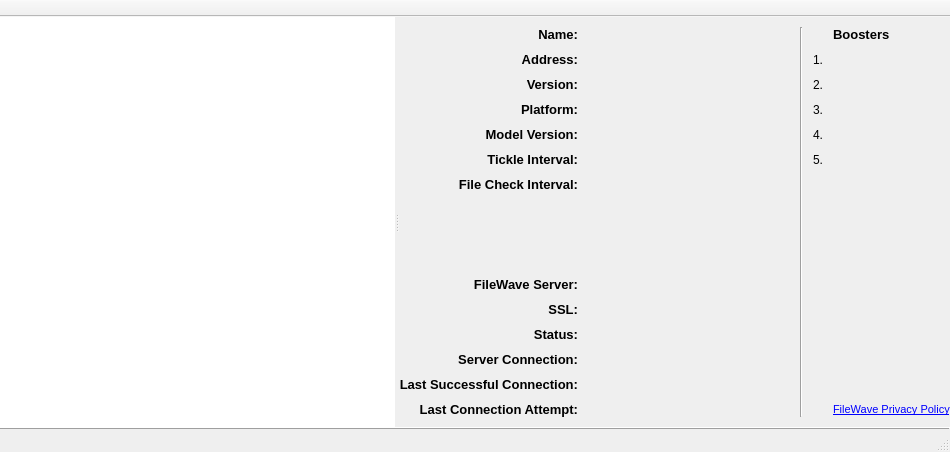
<?xml version="1.0" encoding="UTF-8"?>
<ui version="4.0">
 <class>KioskClientInfo</class>
 <widget class="QMainWindow" name="KioskClientInfo">
  <property name="geometry">
   <rect>
    <x>0</x>
    <y>0</y>
    <width>950</width>
    <height>452</height>
   </rect>
  </property>
  <property name="windowTitle">
   <string>FileWave Kiosk</string>
  </property>
  <property name="unifiedTitleAndToolBarOnMac">
   <bool>true</bool>
  </property>
  <widget class="QWidget" name="centralWidget">
   <layout class="QVBoxLayout" name="verticalLayout_3">
    <property name="spacing">
     <number>0</number>
    </property>
    <property name="leftMargin">
     <number>0</number>
    </property>
    <property name="topMargin">
     <number>0</number>
    </property>
    <property name="rightMargin">
     <number>0</number>
    </property>
    <property name="bottomMargin">
     <number>0</number>
    </property>
    <item>
     <widget class="PrettySplitter" name="installSplitter">
      <property name="orientation">
       <enum>Qt::Horizontal</enum>
      </property>
      <widget class="PrettySplitter" name="paneSplitter">
       <property name="orientation">
        <enum>Qt::Vertical</enum>
       </property>
       <widget class="StyledTreeView" name="leftPane">
        <property name="sizePolicy">
         <sizepolicy hsizetype="Expanding" vsizetype="Expanding">
          <horstretch>0</horstretch>
          <verstretch>4</verstretch>
         </sizepolicy>
        </property>
        <property name="minimumSize">
         <size>
          <width>0</width>
          <height>0</height>
         </size>
        </property>
        <property name="maximumSize">
         <size>
          <width>16777215</width>
          <height>16777215</height>
         </size>
        </property>
        <property name="autoFillBackground">
         <bool>false</bool>
        </property>
        <property name="frameShape">
         <enum>QFrame::NoFrame</enum>
        </property>
        <property name="frameShadow">
         <enum>QFrame::Sunken</enum>
        </property>
        <property name="lineWidth">
         <number>0</number>
        </property>
        <property name="autoScroll">
         <bool>true</bool>
        </property>
        <property name="editTriggers">
         <set>QAbstractItemView::NoEditTriggers</set>
        </property>
        <property name="alternatingRowColors">
         <bool>false</bool>
        </property>
        <property name="iconSize">
         <size>
          <width>24</width>
          <height>24</height>
         </size>
        </property>
        <property name="uniformItemSizes" stdset="0">
         <bool>true</bool>
        </property>
       </widget>
      </widget>
      <widget class="QWidget" name="infoWidget" native="true">
       <layout class="QHBoxLayout" name="horizontalLayout">
        <property name="spacing">
         <number>0</number>
        </property>
        <property name="leftMargin">
         <number>0</number>
        </property>
        <property name="topMargin">
         <number>0</number>
        </property>
        <property name="rightMargin">
         <number>0</number>
        </property>
        <property name="bottomMargin">
         <number>0</number>
        </property>
        <item>
         <layout class="QGridLayout" name="gridLayout" columnstretch="1,2,0,0,1">
          <property name="spacing">
           <number>10</number>
          </property>
          <item row="12" column="0">
           <widget class="QLabel" name="sslLabel">
            <property name="font">
             <font>
              <pointsize>10</pointsize>
              <weight>75</weight>
              <bold>true</bold>
             </font>
            </property>
            <property name="text">
             <string>SSL:</string>
            </property>
            <property name="alignment">
             <set>Qt::AlignRight|Qt::AlignTrailing|Qt::AlignVCenter</set>
            </property>
           </widget>
          </item>
          <item row="12" column="1">
           <widget class="QLabel" name="sslField">
            <property name="font">
             <font>
              <pointsize>10</pointsize>
             </font>
            </property>
            <property name="text">
             <string/>
            </property>
           </widget>
          </item>
          <item row="17" column="0">
           <spacer name="bottomSpacer">
            <property name="orientation">
             <enum>Qt::Vertical</enum>
            </property>
            <property name="sizeType">
             <enum>QSizePolicy::Minimum</enum>
            </property>
            <property name="sizeHint" stdset="0">
             <size>
              <width>20</width>
              <height>10</height>
             </size>
            </property>
           </spacer>
          </item>
          <item row="0" column="0">
           <spacer name="topSpacer">
            <property name="orientation">
             <enum>Qt::Vertical</enum>
            </property>
            <property name="sizeType">
             <enum>QSizePolicy::Minimum</enum>
            </property>
            <property name="sizeHint" stdset="0">
             <size>
              <width>20</width>
              <height>10</height>
             </size>
            </property>
           </spacer>
          </item>
          <item row="4" column="4">
           <widget class="QLabel" name="booster1Field">
            <property name="text">
             <string/>
            </property>
           </widget>
          </item>
          <item row="7" column="4">
           <widget class="QLabel" name="booster4Field">
            <property name="text">
             <string/>
            </property>
           </widget>
          </item>
          <item row="15" column="0">
           <widget class="QLabel" name="lastSuccessfulConnectionLabel">
            <property name="font">
             <font>
              <pointsize>10</pointsize>
              <weight>75</weight>
              <bold>true</bold>
             </font>
            </property>
            <property name="text">
             <string>Last Successful Connection:</string>
            </property>
            <property name="alignment">
             <set>Qt::AlignRight|Qt::AlignTrailing|Qt::AlignVCenter</set>
            </property>
           </widget>
          </item>
          <item row="14" column="0">
           <widget class="QLabel" name="serverConnectionLabel">
            <property name="font">
             <font>
              <pointsize>10</pointsize>
              <weight>75</weight>
              <bold>true</bold>
             </font>
            </property>
            <property name="text">
             <string>Server Connection:</string>
            </property>
            <property name="alignment">
             <set>Qt::AlignRight|Qt::AlignTrailing|Qt::AlignVCenter</set>
            </property>
           </widget>
          </item>
          <item row="15" column="1">
           <widget class="QLabel" name="lastSuccessfulConnectionField">
            <property name="font">
             <font>
              <pointsize>10</pointsize>
             </font>
            </property>
            <property name="text">
             <string/>
            </property>
           </widget>
          </item>
          <item row="7" column="3">
           <widget class="QLabel" name="booster4Label">
            <property name="text">
             <string>4.</string>
            </property>
           </widget>
          </item>
          <item row="5" column="0">
           <widget class="QLabel" name="versionLabel">
            <property name="font">
             <font>
              <pointsize>10</pointsize>
              <weight>75</weight>
              <bold>true</bold>
             </font>
            </property>
            <property name="text">
             <string>Version:</string>
            </property>
            <property name="alignment">
             <set>Qt::AlignRight|Qt::AlignTrailing|Qt::AlignVCenter</set>
            </property>
           </widget>
          </item>
          <item row="5" column="3">
           <widget class="QLabel" name="booster2Label">
            <property name="text">
             <string>2.</string>
            </property>
           </widget>
          </item>
          <item row="13" column="0">
           <widget class="QLabel" name="statusLabel">
            <property name="font">
             <font>
              <pointsize>10</pointsize>
              <weight>75</weight>
              <bold>true</bold>
             </font>
            </property>
            <property name="text">
             <string>Status:</string>
            </property>
            <property name="alignment">
             <set>Qt::AlignRight|Qt::AlignTrailing|Qt::AlignVCenter</set>
            </property>
           </widget>
          </item>
          <item row="6" column="3">
           <widget class="QLabel" name="booster3Label">
            <property name="text">
             <string>3.</string>
            </property>
           </widget>
          </item>
          <item row="5" column="1">
           <widget class="QLabel" name="versionField">
            <property name="font">
             <font>
              <pointsize>10</pointsize>
             </font>
            </property>
            <property name="text">
             <string/>
            </property>
           </widget>
          </item>
          <item row="6" column="0">
           <widget class="QLabel" name="platformLabel">
            <property name="font">
             <font>
              <pointsize>10</pointsize>
              <weight>75</weight>
              <bold>true</bold>
             </font>
            </property>
            <property name="text">
             <string>Platform:</string>
            </property>
            <property name="alignment">
             <set>Qt::AlignRight|Qt::AlignTrailing|Qt::AlignVCenter</set>
            </property>
           </widget>
          </item>
          <item row="4" column="0">
           <widget class="QLabel" name="addressLabel">
            <property name="font">
             <font>
              <pointsize>10</pointsize>
              <weight>75</weight>
              <bold>true</bold>
             </font>
            </property>
            <property name="text">
             <string>Address:</string>
            </property>
            <property name="alignment">
             <set>Qt::AlignRight|Qt::AlignTrailing|Qt::AlignVCenter</set>
            </property>
           </widget>
          </item>
          <item row="9" column="0">
           <widget class="QLabel" name="fileCheckIntervalLabel">
            <property name="font">
             <font>
              <pointsize>10</pointsize>
              <weight>75</weight>
              <bold>true</bold>
             </font>
            </property>
            <property name="text">
             <string>File Check Interval:</string>
            </property>
            <property name="alignment">
             <set>Qt::AlignRight|Qt::AlignTrailing|Qt::AlignVCenter</set>
            </property>
           </widget>
          </item>
          <item row="8" column="4">
           <widget class="QLabel" name="booster5Field">
            <property name="text">
             <string/>
            </property>
           </widget>
          </item>
          <item row="6" column="1">
           <widget class="QLabel" name="platformField">
            <property name="font">
             <font>
              <pointsize>10</pointsize>
             </font>
            </property>
            <property name="text">
             <string/>
            </property>
           </widget>
          </item>
          <item row="8" column="1">
           <widget class="QLabel" name="tickleIntervalField">
            <property name="font">
             <font>
              <pointsize>10</pointsize>
             </font>
            </property>
            <property name="text">
             <string/>
            </property>
           </widget>
          </item>
          <item row="8" column="0">
           <widget class="QLabel" name="tickleIntervalLabel">
            <property name="font">
             <font>
              <pointsize>10</pointsize>
              <weight>75</weight>
              <bold>true</bold>
             </font>
            </property>
            <property name="text">
             <string>Tickle Interval:</string>
            </property>
            <property name="alignment">
             <set>Qt::AlignRight|Qt::AlignTrailing|Qt::AlignVCenter</set>
            </property>
           </widget>
          </item>
          <item row="7" column="1">
           <widget class="QLabel" name="modelVersionField">
            <property name="font">
             <font>
              <pointsize>10</pointsize>
             </font>
            </property>
            <property name="text">
             <string/>
            </property>
           </widget>
          </item>
          <item row="8" column="3">
           <widget class="QLabel" name="booster5Label">
            <property name="text">
             <string>5.</string>
            </property>
           </widget>
          </item>
          <item row="7" column="0">
           <widget class="QLabel" name="modelVersionLabel">
            <property name="font">
             <font>
              <pointsize>10</pointsize>
              <weight>75</weight>
              <bold>true</bold>
             </font>
            </property>
            <property name="text">
             <string>Model Version:</string>
            </property>
            <property name="alignment">
             <set>Qt::AlignRight|Qt::AlignTrailing|Qt::AlignVCenter</set>
            </property>
           </widget>
          </item>
          <item row="13" column="1">
           <widget class="QLabel" name="statusField">
            <property name="font">
             <font>
              <pointsize>10</pointsize>
             </font>
            </property>
            <property name="text">
             <string/>
            </property>
           </widget>
          </item>
          <item row="11" column="1">
           <widget class="QLabel" name="filewaveServerField">
            <property name="font">
             <font>
              <pointsize>10</pointsize>
             </font>
            </property>
            <property name="text">
             <string/>
            </property>
           </widget>
          </item>
          <item row="4" column="1">
           <widget class="QLabel" name="addressField">
            <property name="font">
             <font>
              <pointsize>10</pointsize>
             </font>
            </property>
            <property name="text">
             <string/>
            </property>
           </widget>
          </item>
          <item row="3" column="1">
           <widget class="QLabel" name="nameField">
            <property name="font">
             <font>
              <pointsize>10</pointsize>
             </font>
            </property>
            <property name="text">
             <string/>
            </property>
            <property name="textInteractionFlags">
             <set>Qt::LinksAccessibleByMouse|Qt::TextSelectableByKeyboard|Qt::TextSelectableByMouse</set>
            </property>
           </widget>
          </item>
          <item row="6" column="4">
           <widget class="QLabel" name="booster3Field">
            <property name="text">
             <string/>
            </property>
           </widget>
          </item>
          <item row="3" column="0">
           <widget class="QLabel" name="nameLabel">
            <property name="font">
             <font>
              <pointsize>10</pointsize>
              <weight>75</weight>
              <bold>true</bold>
             </font>
            </property>
            <property name="text">
             <string>Name:</string>
            </property>
            <property name="alignment">
             <set>Qt::AlignRight|Qt::AlignTrailing|Qt::AlignVCenter</set>
            </property>
           </widget>
          </item>
          <item row="10" column="0">
           <spacer name="middleSpacer">
            <property name="orientation">
             <enum>Qt::Vertical</enum>
            </property>
            <property name="sizeHint" stdset="0">
             <size>
              <width>20</width>
              <height>40</height>
             </size>
            </property>
           </spacer>
          </item>
          <item row="3" column="4">
           <widget class="QLabel" name="boostersLabel">
            <property name="font">
             <font>
              <pointsize>10</pointsize>
              <weight>75</weight>
              <bold>true</bold>
             </font>
            </property>
            <property name="text">
             <string>Boosters</string>
            </property>
            <property name="alignment">
             <set>Qt::AlignLeading|Qt::AlignLeft|Qt::AlignVCenter</set>
            </property>
           </widget>
          </item>
          <item row="9" column="1">
           <widget class="QLabel" name="fileCheckIntervalField">
            <property name="font">
             <font>
              <pointsize>10</pointsize>
             </font>
            </property>
            <property name="text">
             <string/>
            </property>
           </widget>
          </item>
          <item row="14" column="1">
           <widget class="QLabel" name="serverConnectionField">
            <property name="font">
             <font>
              <pointsize>10</pointsize>
             </font>
            </property>
            <property name="text">
             <string/>
            </property>
           </widget>
          </item>
          <item row="4" column="3">
           <widget class="QLabel" name="booster1Label">
            <property name="text">
             <string>1.</string>
            </property>
           </widget>
          </item>
          <item row="11" column="0">
           <widget class="QLabel" name="filewaveServerLabel">
            <property name="font">
             <font>
              <pointsize>10</pointsize>
              <weight>75</weight>
              <bold>true</bold>
             </font>
            </property>
            <property name="text">
             <string>FileWave Server:</string>
            </property>
            <property name="alignment">
             <set>Qt::AlignRight|Qt::AlignTrailing|Qt::AlignVCenter</set>
            </property>
           </widget>
          </item>
          <item row="5" column="4">
           <widget class="QLabel" name="booster2Field">
            <property name="text">
             <string/>
            </property>
           </widget>
          </item>
          <item row="16" column="0">
           <widget class="QLabel" name="lastConnectionAttemptLabel">
            <property name="font">
             <font>
              <pointsize>10</pointsize>
              <weight>75</weight>
              <bold>true</bold>
             </font>
            </property>
            <property name="text">
             <string>Last Connection Attempt:</string>
            </property>
            <property name="alignment">
             <set>Qt::AlignRight|Qt::AlignTrailing|Qt::AlignVCenter</set>
            </property>
           </widget>
          </item>
          <item row="16" column="1">
           <widget class="QLabel" name="lastConnectionAttemptField">
            <property name="font">
             <font>
              <pointsize>10</pointsize>
             </font>
            </property>
            <property name="text">
             <string/>
            </property>
           </widget>
          </item>
          <item row="3" column="2" rowspan="14">
           <widget class="Line" name="paneSeparator">
            <property name="orientation">
             <enum>Qt::Vertical</enum>
            </property>
           </widget>
          </item>
          <item row="16" column="4">
           <widget class="QLabel" name="privacyPolicyLabel">
            <property name="font">
             <font>
              <pointsize>8</pointsize>
             </font>
            </property>
            <property name="text">
             <string>&lt;a href=&quot;https://filewave.com/privacy&quot;%style%&gt;FileWave Privacy Policy&lt;/a&gt;</string>
            </property>
            <property name="openExternalLinks">
             <bool>true</bool>
            </property>
           </widget>
          </item>
         </layout>
        </item>
       </layout>
      </widget>
     </widget>
    </item>
    <item>
     <widget class="Line" name="bottomLine">
      <property name="frameShadow">
       <enum>QFrame::Raised</enum>
      </property>
      <property name="orientation">
       <enum>Qt::Horizontal</enum>
      </property>
     </widget>
    </item>
   </layout>
  </widget>
  <widget class="QStatusBar" name="statusBar">
   <property name="styleSheet">
    <string notr="true">QStatusBar::item { border: 0px; }</string>
   </property>
  </widget>
  <widget class="QToolBar" name="toolBar">
   <property name="windowTitle">
    <string/>
   </property>
   <property name="movable">
    <bool>false</bool>
   </property>
   <property name="allowedAreas">
    <set>Qt::BottomToolBarArea</set>
   </property>
   <property name="floatable">
    <bool>false</bool>
   </property>
   <attribute name="toolBarArea">
    <enum>TopToolBarArea</enum>
   </attribute>
   <attribute name="toolBarBreak">
    <bool>false</bool>
   </attribute>
  </widget>
 </widget>
 <customwidgets>
  <customwidget>
   <class>PrettySplitter</class>
   <extends>QSplitter</extends>
   <header>FileWaveGuiLib/prettysplitter/prettysplitter.h</header>
   <container>1</container>
  </customwidget>
  <customwidget>
   <class>StyledTreeView</class>
   <extends>QTreeView</extends>
   <header>FileWaveGuiLib/styledviews/styledtreeview.h</header>
  </customwidget>
 </customwidgets>
 <resources/>
 <connections/>
</ui>
